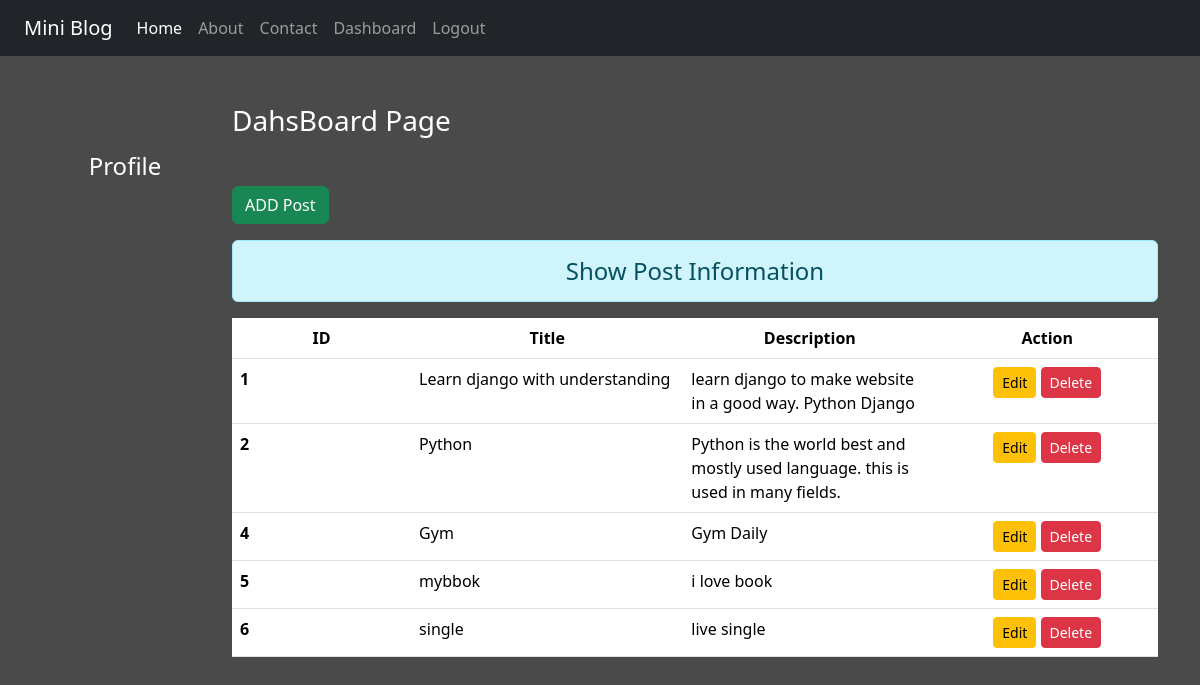
The page /dashboard/ (signed in) on the database its author committed.
### blog/models.py (models this page shows)
class Post(models.Model):
    title = models.CharField(max_length=100)
    desc = models.TextField()

### blog/views.py (the view)
# urls.py: path("dashboard/",views.dashboard , name="dashboard"),
def dashboard(request):
    if request.user.is_authenticated:
        post = Post.objects.all()
        user = request.user
        full_name = user.get_full_name()
        gps = user.groups.all()
        return render(request , 'dashboard.html', {'posts':post, 'full_name':full_name , 'groups':gps})
    else:
        return HttpResponseRedirect('/userlogin/')

### blog/templates/dashboard.html (shortened to what this page needs)
{% extends 'base.html' %}
{% load static %}
{% block side %}
<div class="col-sm-2 text-white my-5 text-center">
    <h4 class="my-5">Profile</h4>
</div>
{% endblock side %}
{% block content %}
<div class="col-sm-10">
    <h3 class="text-white my-5">DahsBoard Page</h3>
    <a href="{% url 'addpost' %}" class="btn btn-success">ADD Post</a>
    <h4 class="text-center alert alert-info mt-3">Show Post Information</h4>
    {% if posts %}
    <table class="table table-hover bg-white">
        <thead>
            <tr class="text-center">
                <th scope="col" style="width: 2%;">ID</th>
                <th scope="col" style="width: 2%;">Title</th>
                <th scope="col" style="width: 2%;">Description</th>
                <th scope="col" style="width: 2%;">Action</th>
            </tr>
        </thead>
        <tbody>
            {% for post in posts %}
            <tr>
                <th scope="row">{{post.id}}</th>
                <td>{{post.title}}</td>
                <td>{{post.desc}}</td>
                <td class="text-center">
                    <a href="/updatepost/{{post.id}}/" class="btn btn-warning btn-sm">Edit</a>
                    {% if perms.blog.delete_post %}
                    <form action="/deletepost/{{post.id}}/" method="post" class="d-inline">
                        <input type="submit" class="btn btn-danger btn-sm" value="Delete">
                    </form>
                    {% endif %}
                </td>
            </tr>
            {% endfor %}
        </tbody>
    </table>
    {% else %}
    <h4 class="text-center alert alert-warning">No Records</h4>
    {% endif %}
</div>
{% endblock content %}

### blog/templates/base.html (shortened to what this page needs)
<!DOCTYPE html>
{% load static %}
<html lang="en">
<head>
    <link rel="stylesheet" href="{% static  'css/bootstrap.css' %}">
    <link rel="stylesheet" href="{% static  'css/style.css' %}">
</head>
<body>
    <div class="container-fluid bg-dark">
        {% include 'navbar.html' %}
    </div>
    <div class="container">
        <div class="row">
            {% block side %}
            {% endblock side %}
            {% block content %}
            {% endblock content %}
        </div>
    </div>
</body>
</html>

### blog/templates/navbar.html (shortened to what this page needs)
<nav class="navbar navbar-expand-lg navbar-dark bg-dark">
    <div class="container-fluid">
      <a class="navbar-brand" href="#">Mini Blog</a>
      <div class="collapse navbar-collapse" id="navbarNav">
        <ul class="navbar-nav">
          <li class="nav-item">
            <a class="nav-link active" aria-current="page" href="/">Home</a>
          </li>
          <li class="nav-item">
            <a class="nav-link" href="/about/">About</a>
          </li>
          <li class="nav-item">
            <a class="nav-link" href="/contact/">Contact</a>
          </li>
          {% if request.user.is_authenticated %}
          <li class="nav-item">
            <a class="nav-link" href="/dashboard/">Dashboard</a>
          </li>
          <li class="nav-item">
            <a class="nav-link" href="/userlogout/">Logout</a>
          </li>
          {% endif %}
        </ul>
      </div>
    </div>
  </nav>

### blog/static/css/style.css (style rules this page uses)
body { background-color: rgb(75 , 74 , 74 ); color: antiquewhite; }
form { color: rgb(177, 168 ,168); }

### rows shown on the page
Post: id "1", title "Learn django with understanding", desc "learn django to make website in a good way. Python Django"
Post: id "2", title "Python", desc "Python is the world best and mostly used language. this is used in many fields."
Post: id "4", title "Gym", desc "Gym Daily"
Post: id "5", title "mybbok", desc "i love book"
Post: id "6", title "single", desc "live single"
